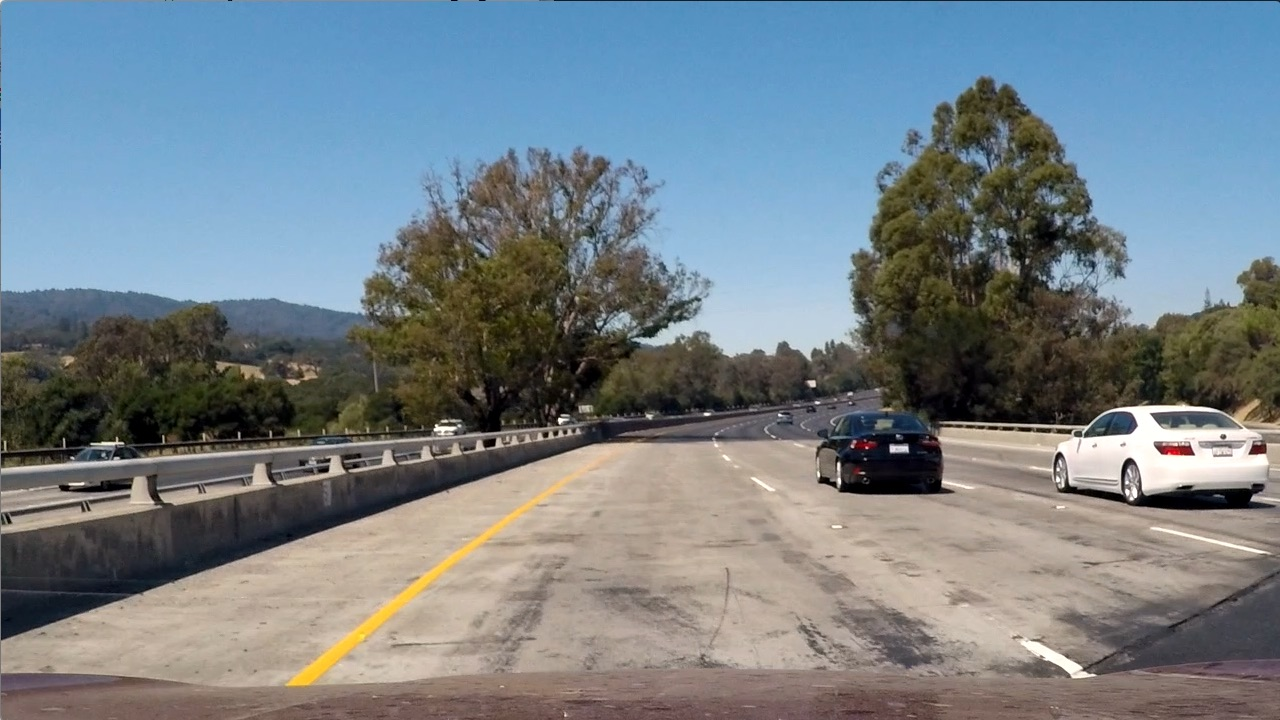
#> input picture SB/road3.jpg, 1280 x 720 px
$ python lane3.py   (Python 2 division)
#> lines starting #> are read from the running program, lines starting #| are printed output that depends on the picture; after the words box and inside, x2 and y2 are one past the last pixel; in counts of white or black regions, pixels touching at a corner belong together
# https://www.youtube.com/watch?v=a6pDdS6sY2E
# https://github.com/paramaggarwal/CarND-LaneLines-P1/blob/master/P1.ipynb
# https://medium.com/computer-car/my-lane-detection-project-for-the-self-driving-car-nanodegree-by-udacity-36a230553bd3

#project submission:
# https://github.com/DavidAwad/Lane-Detection/blob/master/notebook.ipynb

# ====================================================
# you need these two for test_mark_lanes()
import imageio
# ====================================================
# imageio.plugins.ffmpeg.download()
from moviepy.editor import VideoFileClip
from IPython.display import HTML
import matplotlib.image as mpimg
import matplotlib.pyplot as plt
import numpy as np
import math
import glob
import cv2
from trackbar import trackbars


# [15 lines left out: function test_imread, not called in this run]

def show_image(img):
    cv2.imshow("image", img);
    cv2.waitKey(0)

def save_image_seq(img):
    count = count + 1
    cv2.imwrite(str(count)+".jpg", img)

def save_image(file_name, img):
    cv2.imwrite(file_name, img)

def imread_cv(file_name):
    img = cv2.imread(file_name)
    return img

def imread_mp(file_name):
    img = mpimg.imread(file_name)
    return img

# [45 lines left out: functions write_text, video, not called in this run]


def play_video(v):
    pass
# * *  * *  * *  * *  * *  * *  * *  * *  * *  * *  * *  * *  * *  * *  * *  * *  * *  * *  * *  * *

# * *  * *  * *  * *  * *  * *  * *  * *  * *  * *  * *  * *  * *  * *  * *  * *  * *  * *  * *  * *

# [6 lines left out: function grayscale, not called in this run]
    # Or use BGR2GRAY if you read an image with cv2.imread()
    # return cv2.cvtColor(img, cv2.COLOR_BGR2GRAY)


def canny(img, low_threshold, high_threshold):
    """Applies the Canny transform"""
    return cv2.Canny(img, low_threshold, high_threshold)


def gaussian_blur(img, kernel_size):
    """Applies a Gaussian Noise kernel"""
    return cv2.GaussianBlur(img, (kernel_size, kernel_size), 0)


def region_of_interest(img, vertices):
    """
    Applies an image mask.

    Only keeps the region of the image defined by the polygon
    formed from `vertices`. The rest of the image is set to black.
    """
    # defining a blank mask to start with
    mask = np.zeros_like(img)

    # defining a 3 channel or 1 channel color to fill the mask with depending on the input image
    if len(img.shape) > 2:
        channel_count = img.shape[2]  # i.e. 3 or 4 depending on your image
        ignore_mask_color = (255,) * channel_count
    else:
        ignore_mask_color = 255

    # filling pixels inside the polygon defined by "vertices" with the fill color
    cv2.fillPoly(mask, vertices, ignore_mask_color)

    # returning the image only where mask pixels are nonzero
    masked_image = cv2.bitwise_and(img, mask)
    return masked_image


def draw_lines(img, lines, color=[255, 0, 0], thickness=8):
    msg = ""
    if (lines is None):
        return img

    if len(lines) == 0:
        print "          zero length lines"
        return img
    else:
        print len(lines)
        msg = msg + chr(13) + str(len(lines))
    # reshape lines to a 2d matrix
    lines = lines.reshape(lines.shape[0], lines.shape[2])
    # create array of slopes
    slopes = (lines[:, 3] - lines[:, 1]) / (lines[:, 2] - lines[:, 0])
    # remove junk from lists
    lines = lines[~np.isnan(lines) & ~np.isinf(lines)]
    slopes = slopes[~np.isnan(slopes) & ~np.isinf(slopes)]
    # convert lines into list of points
    lines.shape = (lines.shape[0] // 2, 2)

    # Right lane
    # move all points with negative slopes into right "lane"
    right_slopes = slopes[slopes < 0]
    right_lines = np.array(list(filter(lambda x: x[0] > (img.shape[1] / 2), lines)))
    print "right_lanes: ", len(right_lines)
    if (len(right_lines)>0):
        max_right_x, max_right_y = right_lines.max(axis=0)
        min_right_x, min_right_y = right_lines.min(axis=0)
    else:
        msg  = msg + chr(13) + "no right lane. "
        return
    # Left lane
    # all positive  slopes go into left "lane"
    left_slopes = slopes[slopes > 0]
    left_lines = np.array(list(filter(lambda x: x[0] < (img.shape[1] / 2), lines)))
    print "left_lanes: ", len(left_lines)
    if (len(left_lines) > 0):
        max_left_x, max_left_y = left_lines.max(axis=0)
        min_left_x, min_left_y = left_lines.min(axis=0)
    else:
        msg  = msg + chr(13) + "no left lane. "
        return

    # Curve fitting approach
    # calculate polynomial fit for the points in right lane
    if right_lines is not None:
        right_curve = np.poly1d(np.polyfit(right_lines[:, 1], right_lines[:, 0], 2))
    else:
        print "right lines is none "

    if left_lines is not None:
        left_curve = np.poly1d(np.polyfit(left_lines[:, 1], left_lines[:, 0], 2))
    else:
        print "left lines is none: "

    # shared ceiling on the horizon for both lines
    min_y = min(min_left_y, min_right_y)

    # use new curve function f(y) to calculate x values
    max_right_x = int(right_curve(img.shape[0]))
    min_right_x = int(right_curve(min_right_y))

    min_left_x = int(left_curve(img.shape[0]))

    r1 = (min_right_x, min_y)
    r2 = (max_right_x, img.shape[0])
    print('Right points r1 and r2,', r1, r2)
    msg = msg + chr(13) + "Right: "+str(r1) + " " + str(r2)

    cv2.line(img, r1, r2, color, thickness)

    l1 = (max_left_x, min_y)
    l2 = (min_left_x, img.shape[0])
    print('Left points l1 and l2,', l1, l2)
    msg = msg + chr(13) + "left: "+str(l1) + " " + str(l2)
    cv2.line(img, l1, l2, color, thickness)
    # write_text(img, msg)
def draw_hough_lines(img, lines):
    if lines is None:
        return img
    if len(lines)==0:
        return img
    for x in range(0, len(lines)):
        for x1, y1, x2, y2 in lines[x]:
            cv2.line(img, (x1, y1), (x2, y2), (0, 255, 0), 2)
    return img

def hough_lines(img, rho, theta, threshold, min_line_len, max_line_gap):
    """
    `img` should be the output of a Canny transform.

    Returns an image with hough lines drawn.
    """
    lines = cv2.HoughLinesP(img, rho, theta, threshold, np.array([]), minLineLength=min_line_len,
                            maxLineGap=max_line_gap)
    # print "Hough Lines: ", lines
    line_img = np.zeros((img.shape[0], img.shape[1], 3), dtype=np.uint8)

    # color_lines = cv2.cvtColor(line_img, cv2.COLOR_GRAY2RGB)
    # img = cv2.addWeighted(img, 0.4, color_lines, 1, 0)
    # return img

    draw_hough_lines(line_img, lines)
    draw_lines(line_img, lines)
    return line_img


# Python 3 has support for cool math symbols.

# [13 lines left out: function weighted_img, not called in this run]

def mark_lanes(image, lo = 50, hi = 150):
    debug = False

    if image is None: raise ValueError("no image given to mark_lanes")

    # grayscale the image to make finding gradients clearer
    gray = cv2.cvtColor(image,cv2.COLOR_RGB2GRAY)
    if debug:
        save_image("1_gray.jpg", gray)

    # Define a kernel size and apply Gaussian smoothing
    kernel_size = 3
    blur_gray = cv2.GaussianBlur(gray,(kernel_size, kernel_size), 0)
    if debug:
        save_image("2_blur_gray.jpg", blur_gray)

    # Define our parameters for Canny and apply
    low_threshold = lo
    high_threshold = hi
    edges_img = cv2.Canny(np.uint8(blur_gray), low_threshold, high_threshold)
    if debug:
        save_image("3_edges.jpg", edges_img)

    imshape = image.shape

    #-------- R O I -------------------------------
    vertices = np.array([[(0, imshape[0]),
                          (450, 320),
                          (490, 320),
                          (imshape[1], imshape[0]) ]],
                          dtype=np.int32)

    masked_edges = region_of_interest(edges_img, vertices )
    if debug:
        save_image("4_masked_image.jpg", masked_edges)

    # Define the Hough transform parameters
    rho             = 2           # distance resolution in pixels of the Hough grid
    theta           = np.pi/180   # angular resolution in radians of the Hough grid
    threshold       = 5        # minimum number of votes (intersections in Hough grid cell)
    min_line_length = 10       # minimum number of pixels making up a line
    max_line_gap    = 20       # maximum gap in pixels between connectable line segments

    line_image = hough_lines(masked_edges, rho, theta, threshold, min_line_length, max_line_gap)
    if debug:
        save_image("5_line_image.jpg", line_image)

    # Draw the lines on the image
    # initial_img * a+ img * b + l
    # marked_lanes = cv2.addWeighted(image, 0.8, edges_img, 1, 0)
    color_edges = cv2.cvtColor(edges_img, cv2.COLOR_GRAY2RGB)

    image = cv2.addWeighted(image, 0.4, color_edges, 1, 0)
    marked_lanes = cv2.addWeighted(image, 0.8, line_image, 1, 0)
    # marked_lanes = cv2.addWeighted(color_edges, 0.8, line_image, 1, 0)
    if debug:
        save_image("6_marked_lanes.jpg", marked_lanes)

    return marked_lanes

# [7 lines left out: function objects, not called in this run]

def do_nothing(img):
    return img

# [4 lines left out: function test_read_image, not called in this run]

def test_mark_lanes():
    img = imread_cv("road3.jpg")
#> in imread_cv, img is the input picture: shape (720, 1280, 3); mean B, G, R 135.5, 128.7, 117.5
    line_edges = mark_lanes(img)
#> in mark_lanes, `edges_img = cv2.Canny(np.uint8(blur_gray), low_threshold, high_thresho..`:
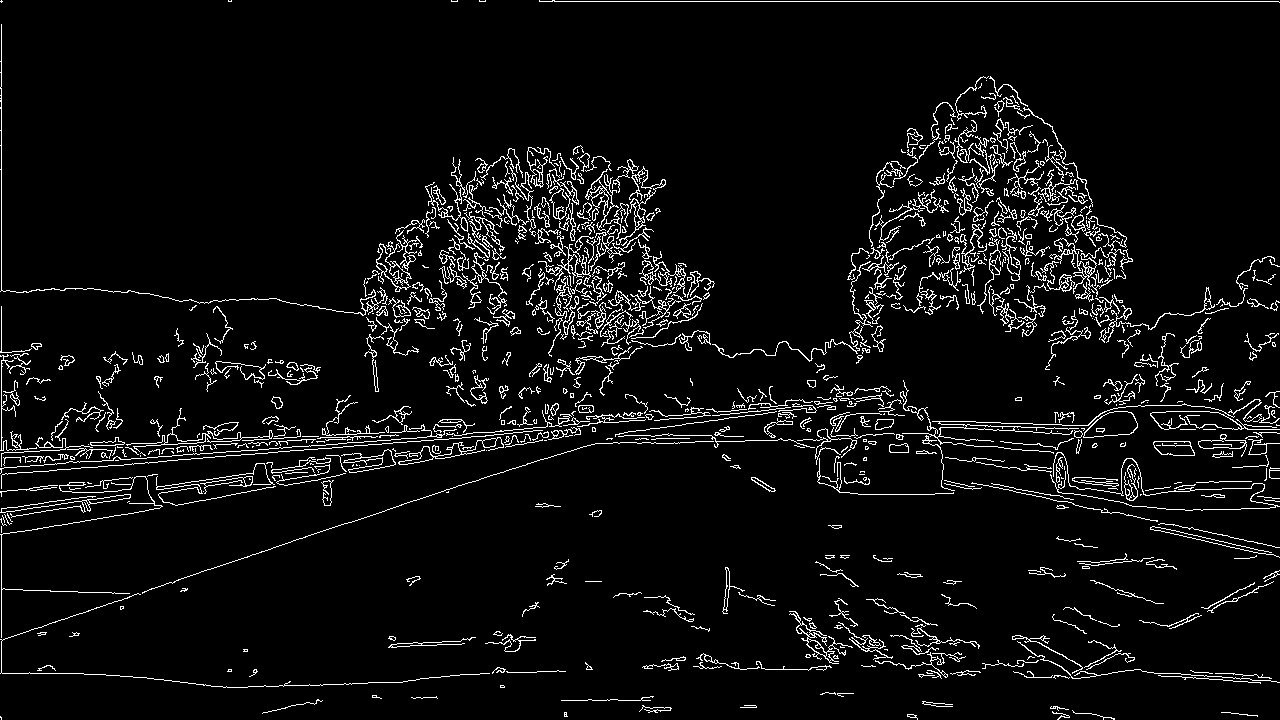
#> edges_img: shape (720, 1280); 5.5% white in thin lines or dots
#> in region_of_interest, `cv2.fillPoly(mask, vertices, ignore_mask_color)`: mask: shape (720, 1280); 28.7% white; 1 white region, box (x1, y1, x2, y2) and area: (1, 320, 1280, 720) 264220
#> in region_of_interest, `masked_image = cv2.bitwise_and(img, mask)`:
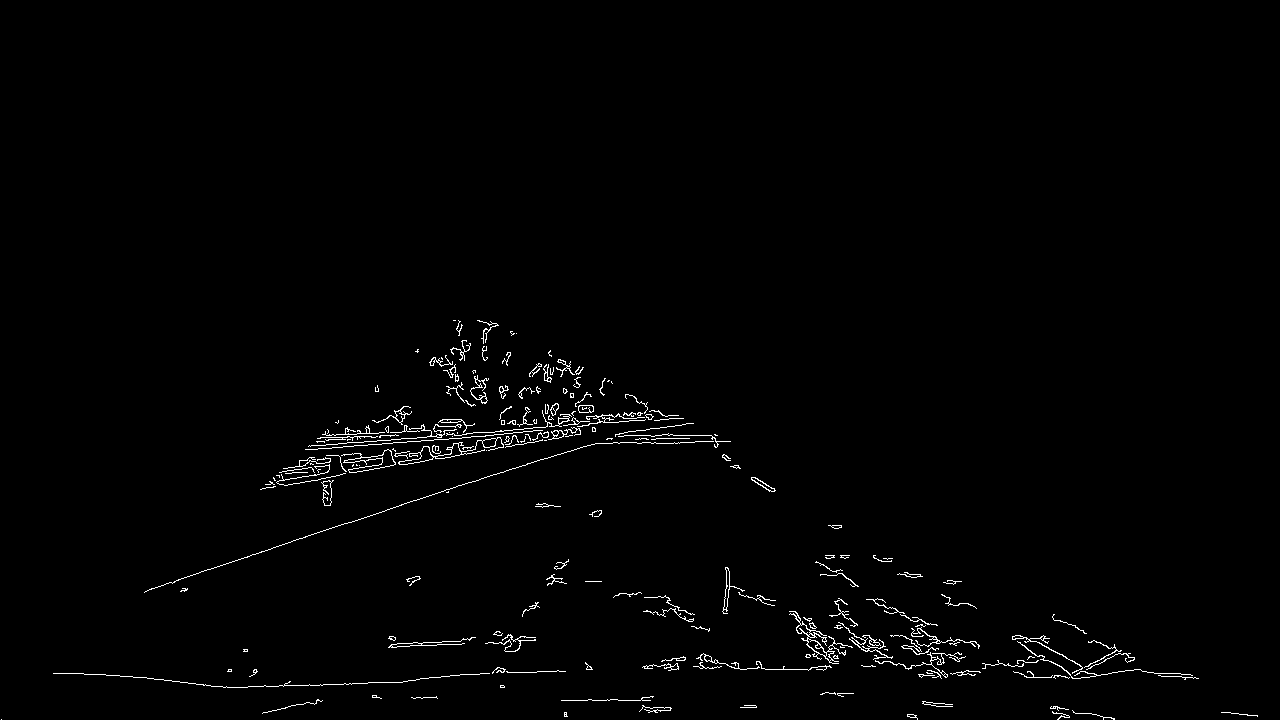
#> masked_image: shape (720, 1280); 1.2% white in thin lines or dots, all inside (x1, y1, x2, y2) = (1, 320, 1258, 720)
#> in hough_lines, `lines = cv2.HoughLinesP(img, rho, theta, threshold, np.array([]), minL..`: lines = 938 rows, first 6: [400, 442, 410, 441], [796, 629, 838, 663], [416, 351, 521, 391], [801, 638, 887, 649], [403, 464, 658, 410], [420, 678, 449, 676]
#> after the loop in draw_hough_lines, `for x in range(0, len(lines)):`:
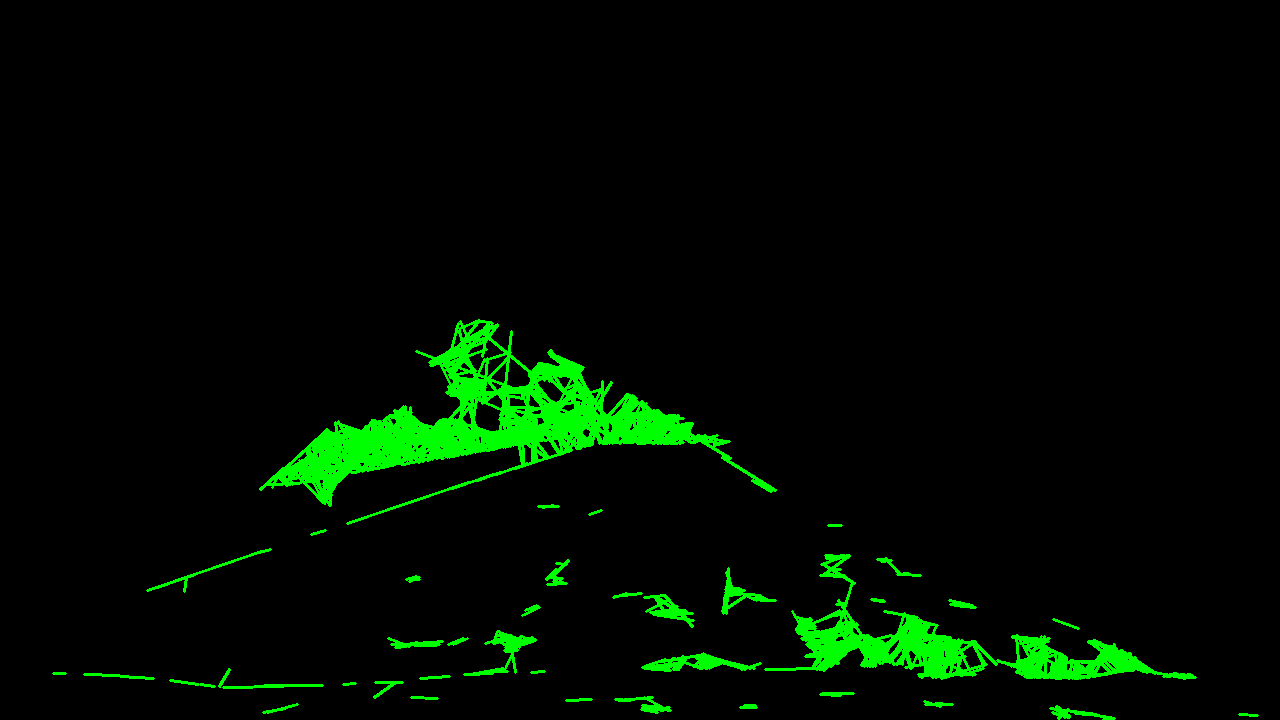
#> img: shape (720, 1280, 3); mean of channels 0, 1, 2 0, 11.9, 0; drawn as B, G, R
#| 938
#> in draw_lines, `slopes = (lines[:, 3] - lines[:, 1]) / (lines[:, 2] - lines[:, 0])`: slopes = 938 values, max 71 at index 131, min -49 at index 448, mean -0.752
#> in draw_lines, `lines = lines[~np.isnan(lines) & ~np.isinf(lines)]`: lines = 3752 values, max 1257 at index 278, min 53 at index 2816, mean 591.4
#> in draw_lines, `right_slopes = slopes[slopes < 0]`: right_slopes = 485 values, max -1 at index 0, min -49 at index 218, mean -3.14
#> in draw_lines, `right_lines = np.array(list(filter(lambda x: x[0] > (img.shape[1] / 2)..`: right_lines = 857 pairs, first value 641 to 1257, second value 401 to 719
#| right_lanes:  857
#> in draw_lines, `max_right_x, max_right_y = right_lines.max(axis=0)`: max_right_x = 1257; max_right_y = 719
#> in draw_lines, `min_right_x, min_right_y = right_lines.min(axis=0)`: min_right_x = 641; min_right_y = 401
#> in draw_lines, `left_slopes = slopes[slopes > 0]`: left_slopes = 187 values, max 71 at index 8, min 1 at index 1, mean 4.36
#> in draw_lines, `left_lines = np.array(list(filter(lambda x: x[0] < (img.shape[1] / 2),..`: left_lines = 1016 pairs, first value 53 to 638, second value 320 to 712
#| left_lanes:  1016
#> in draw_lines, `max_left_x, max_left_y = left_lines.max(axis=0)`: max_left_x = 638; max_left_y = 712
#> in draw_lines, `min_left_x, min_left_y = left_lines.min(axis=0)`: min_left_x = 53; min_left_y = 320
#> in draw_lines, `max_right_x = int(right_curve(img.shape[0]))`: max_right_x = 1023
#> in draw_lines, `min_right_x = int(right_curve(min_right_y))`: min_right_x = 650
#> in draw_lines, `min_left_x = int(left_curve(img.shape[0]))`: min_left_x = 441
#> in draw_lines, `r1 = (min_right_x, min_y)`: r1 = (650, 320)
#> in draw_lines, `r2 = (max_right_x, img.shape[0])`: r2 = (1023, 720)
#| Right points r1 and r2, (650, 320) (1023, 720)
#> in draw_lines, `l1 = (max_left_x, min_y)`: l1 = (638, 320)
#> in draw_lines, `l2 = (min_left_x, img.shape[0])`: l2 = (441, 720)
#| Left points l1 and l2, (638, 320) (441, 720)
#> in mark_lanes, `color_edges = cv2.cvtColor(edges_img, cv2.COLOR_GRAY2RGB)`: color_edges: shape (720, 1280, 3); 5.5% white in thin lines or dots
#> in mark_lanes, `marked_lanes = cv2.addWeighted(image, 0.8, line_image, 1, 0)`:
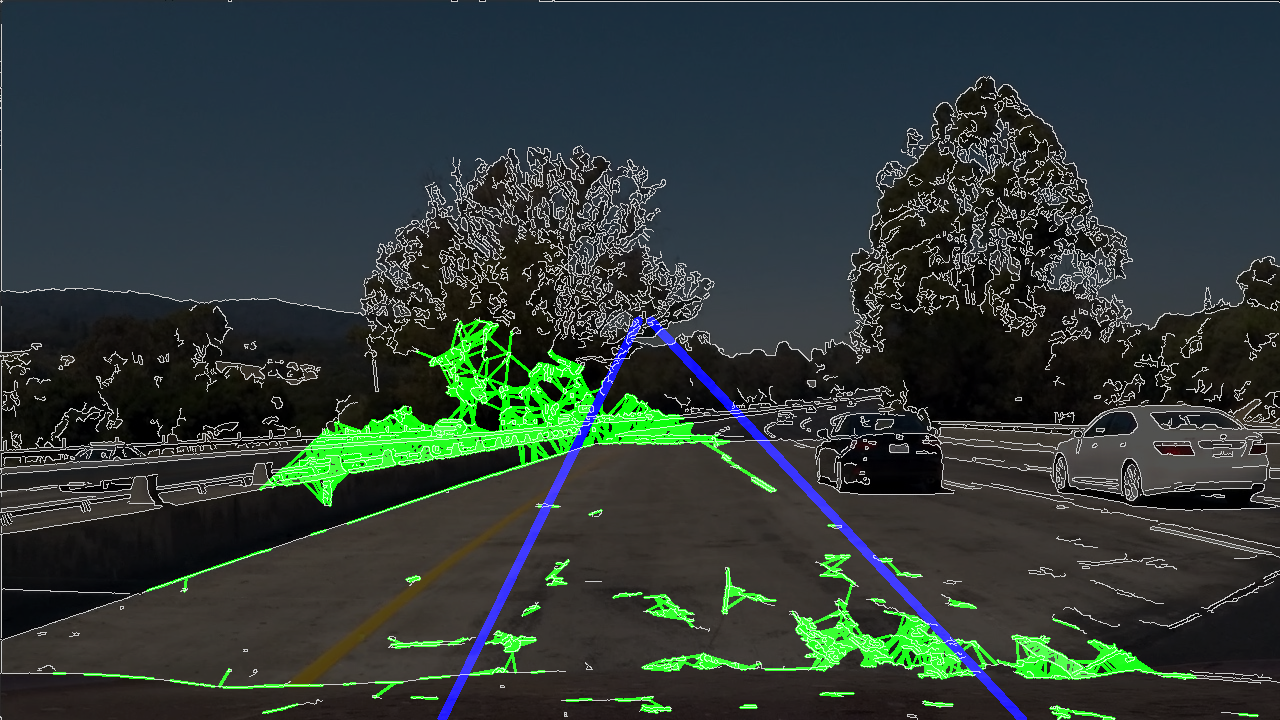
#> marked_lanes: shape (720, 1280, 3); mean B, G, R 55, 59, 47
    show_image(line_edges)


# [42 lines left out: functions test_on_images, double_check_mark_lanes, test_videos, trackbar_Canny, not called in this run]

def test_find_objects():
    img = objects("test_images/solidWhiteRight.jpg")
    show_image(img)

# [6 lines of commented-out code are left out]
test_mark_lanes()
